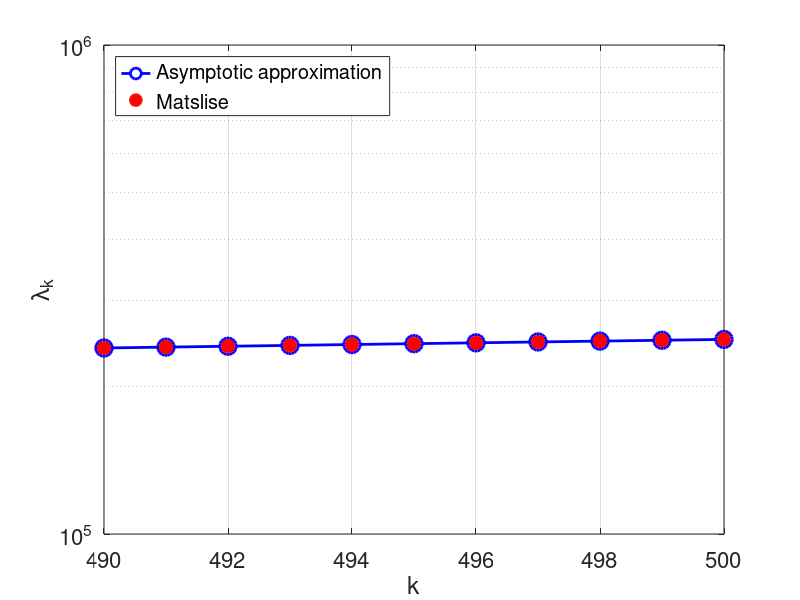

Write the MATLAB code that produced this figure.
% ================================================
% Asymptotic approximation λ_k for p(x) = e^x
% Dirichlet: u(0)=u(π)=0
% ================================================

clear; clc; close all;

n = 490:500;

P1 = exp(pi) - 1;
P2 = 0.5*(exp(2*pi) - 1);

% Asymptotic approximation
sqrt_lambda = n + (2*pi*n).^(-1)*P1 + (4*pi*n.^3).^(-1)*(P2/2 - P1^2/pi + exp(pi)/2 - 1/2);
lambda_asymp = sqrt_lambda.^2;

% Numeric values from Matslise
x = [490 491 492 493 494 495 496 497 498 499 500];
y = [240107.047 241088.047 242071.047 243056.047 244043.047 245032.047 246023.047 247016.047 248011.047 249008.047 250007.047];

[~, idx] = ismember(x, n);
lambda_asymp_selected = lambda_asymp(idx);

% Plot
figure('Position',[100 100 950 620],'Color','white');
hold on; grid on; box on;

semilogy(n, lambda_asymp, 'b-', 'LineWidth', 2);
semilogy(x, lambda_asymp_selected, 'bo','MarkerSize', 12, 'LineWidth', 2,'MarkerFaceColor', 'w');
semilogy(x, y, 'ro', 'MarkerSize', 9, 'LineWidth', 1.5,'MarkerFaceColor', 'r');

xlabel('k');
ylabel('\lambda_k');

h1 = plot(NaN, NaN, 'bo-', 'MarkerSize', 12, 'LineWidth', 2, 'MarkerFaceColor', 'w');
h2 = plot(NaN, NaN, 'ro', 'MarkerSize', 9, 'LineWidth', 2, 'MarkerFaceColor', 'r');


legend([h1 h2], ...
       {'Asymptotic approximation', 'Matslise'}, ...
       'Location', 'northwest','Box', 'on','FontSize',17);

set(gca, 'FontSize', 16);
set(gca, 'YMinorGrid', 'on');

print('-depsc', 'fix_paine_490_500.eps')
